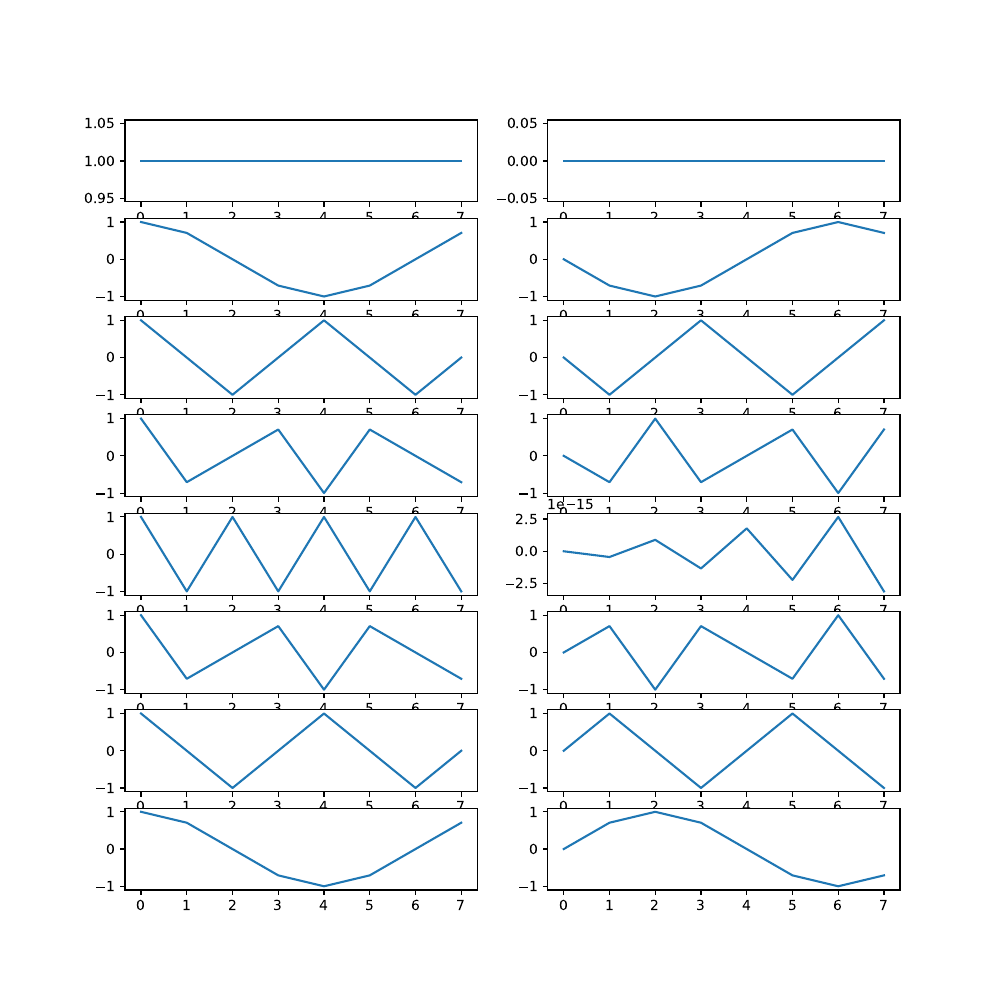

Generate this figure with Python:

import numpy as np 
import matplotlib.pyplot as plt

def fourier_matrix(n):
    omega = np.exp(-2j * np.pi / n) # am folosit np.exp in loc de math.e pentru exponentiere
    j, k = np.meshgrid(np.arange(n), np.arange(n))
    F = np.power(omega, j * k)
    return F

def check_ortogonal_matrix(F):
    n = F.shape[0]
    eps = 1e-10
    transpose_product = np.abs(np.matmul(F, F.conj().T))
    identity_matrix = np.identity(n)
    norm = np.linalg.norm(transpose_product - n * identity_matrix)
    return norm < eps

def check_complex_matrix(F):
    return True in np.iscomplex(F)

if __name__ == "__main__":
    N = 8 
    F = fourier_matrix(N)

    print("Complex" if check_complex_matrix(F) else "Not complex")
    print("Ortogonal" if check_ortogonal_matrix(F) else "Not ortogonal")

    fig, axs = plt.subplots(nrows=N, ncols=2, figsize=(10, 10))

    for i in range(N):
        real_part = np.real(F[i])
        imag_part = np.imag(F[i])
        axs[i][0].plot(range(N), real_part)
        axs[i][1].plot(range(N), imag_part)

    fig.savefig('ex1.pdf')
    fig.show()
